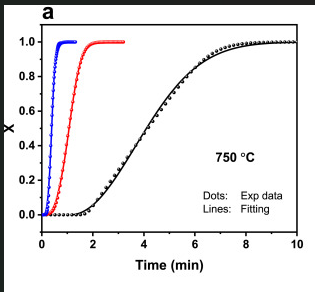
#> input picture images/test_graph.png, 315 x 292 px, found by its file name
$ python analyze_black_curve.py
#> lines starting #> are read from the running program, lines starting #| are printed output that depends on the picture; after the words box and inside, x2 and y2 are one past the last pixel; in counts of white or black regions, pixels touching at a corner belong together
import cv2, os, sys
sys.path.insert(0, os.path.abspath('.'))
import numpy as np
import matplotlib.pyplot as plt

img = cv2.imread('images/test_graph.png')
#> img is the input picture: shape (292, 315, 3); mean B, G, R 236.6, 235.6, 236.7
h, w = img.shape[:2]
#> h = 292; w = 315

# Let's see the colors in test_graph:
# Blue curve, Red curve, Black curve.
# Let's inspect BGR / HSV of each:
gray = cv2.cvtColor(img, cv2.COLOR_BGR2GRAY)
hsv = cv2.cvtColor(img, cv2.COLOR_BGR2HSV)
#> hsv: shape (292, 315, 3); mean H, S, V 6.3, 3.6, 238

# Blue mask:
blue_mask = (hsv[:,:,0] >= 90) & (hsv[:,:,0] <= 130) & (hsv[:,:,1] > 60)
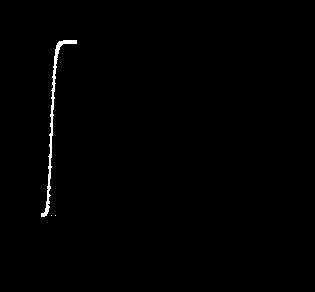
#> blue_mask: shape (292, 315) bool; 0.62% white; 3 white regions (2 under 20 px), largest, box (x1, y1, x2, y2) and area: (41, 40, 77, 217) 566
# Red mask:
red_mask = ((hsv[:,:,0] <= 15) | (hsv[:,:,0] >= 165)) & (hsv[:,:,1] > 60)
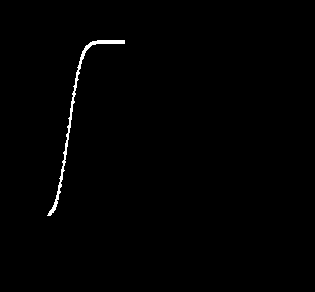
#> red_mask: shape (292, 315) bool; 0.69% white; 1 white region, box (x1, y1, x2, y2) and area: (47, 40, 125, 216) 633

# What are dark/black pixels in the plot area?
# The plot box is approximately: x in [42, 296], y in [40, 216]
plot_box = img[40:217, 42:297]
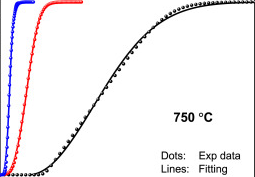
#> plot_box: shape (177, 255, 3); mean B, G, R 243.6, 241.3, 243.8
cv2.imwrite('scratch/plot_box.png', plot_box)

# In the plot box, what is dark?
# Background is white (~255, 255, 255)
# Any pixel with gray < 180 is either colored or black/dark!
dark_all = (gray < 160)
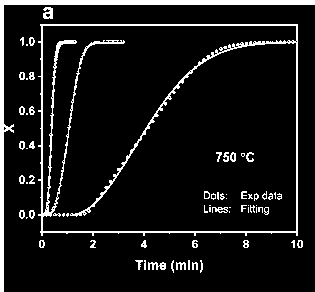
#> dark_all: shape (292, 315) bool; 8.9% white; 71 white regions (29 under 20 px), largest, box (x1, y1, x2, y2) and area: (38, 24, 298, 236) 3780, (0, 0, 315, 292) 2771, (148, 262, 166, 270) 92
colored = blue_mask | red_mask
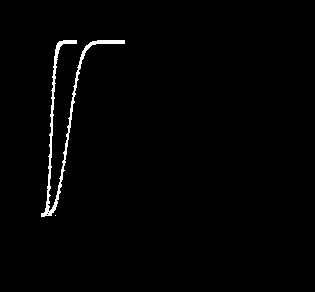
#> colored: shape (292, 315) bool; 1.3% white; 2 white regions (1 under 20 px), largest, box (x1, y1, x2, y2) and area: (41, 40, 125, 217) 1200

# Pure black / dark achromatic:
dark_achromatic = dark_all & (~colored) & (hsv[:,:,1] < 40)
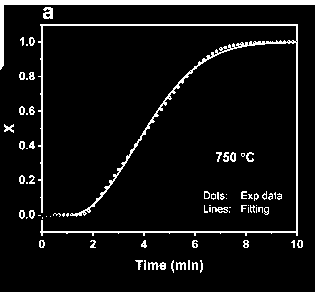
#> dark_achromatic: shape (292, 315) bool; 6.9% white; 76 white regions (33 under 20 px), largest, box (x1, y1, x2, y2) and area: (38, 24, 298, 236) 2825, (0, 0, 315, 70) 1827, (148, 262, 166, 270) 92

# Save dark achromatic mask in the plot area:
dark_canvas = np.zeros((h, w), dtype=np.uint8)
dark_canvas[dark_achromatic] = 255
# Mask out axes borders
dark_canvas_plot = np.zeros((h, w), dtype=np.uint8)
dark_canvas_plot[41:216, 43:296] = dark_canvas[41:216, 43:296]
cv2.imwrite('scratch/dark_canvas_plot.png', dark_canvas_plot)
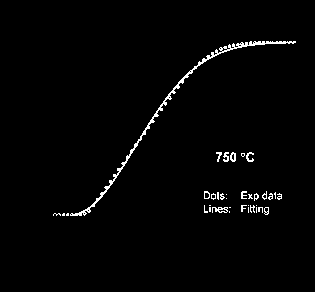
#> saved as dark_canvas_plot.png: shape (292, 315); 1.6% white in thin lines or dots, all inside (x1, y1, x2, y2) = (53, 41, 296, 216)

# Text inside plot:
# "750 °C" is around x in [210, 260], y in [148, 170]
# "Dots: Exp data", "Lines: Fitting" around x in [200, 285], y in [185, 220]
print("Plot box analyzed and masks saved.")
